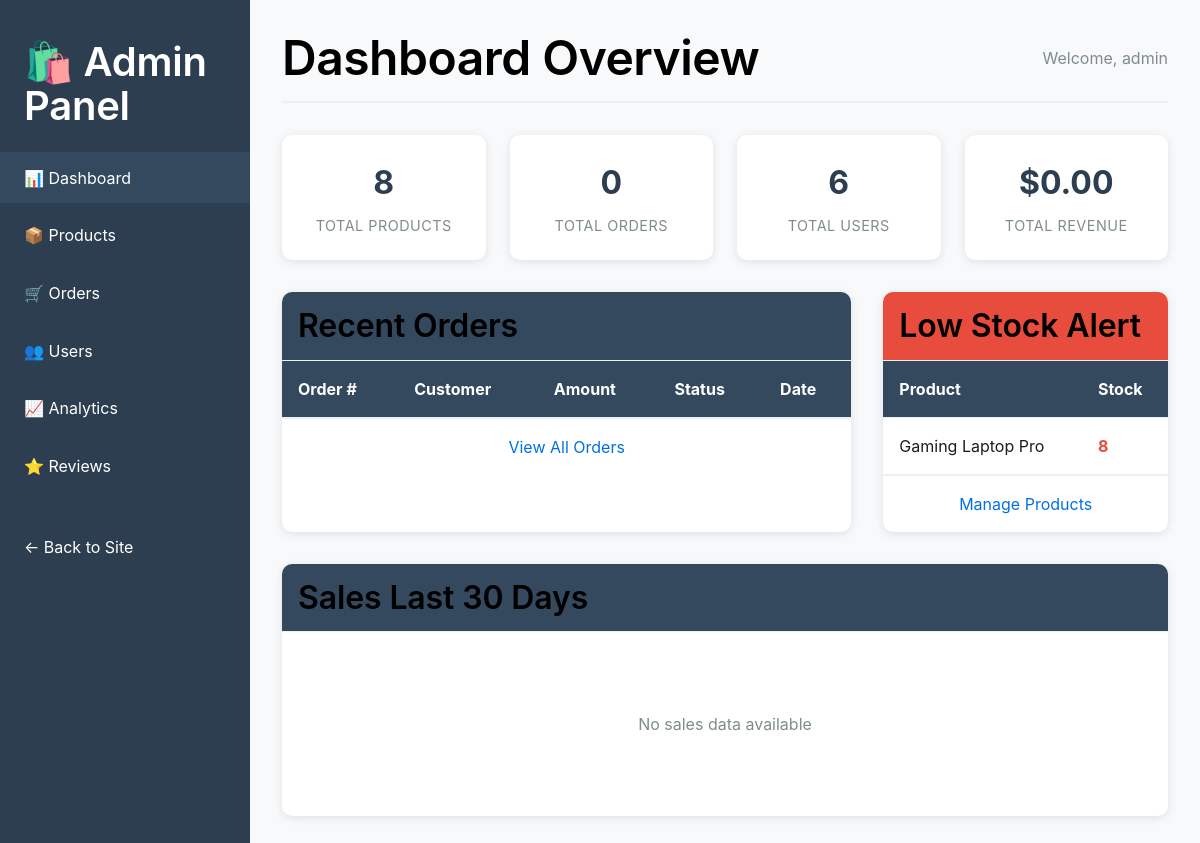
The page /admin (signed in) on the database its author committed.
### tables this page shows
CREATE TABLE users
                     (
                         id INTEGER PRIMARY KEY AUTOINCREMENT,
                         username TEXT UNIQUE NOT NULL,
                         email TEXT UNIQUE NOT NULL,
                         password_hash TEXT NOT NULL,
                         created_at TIMESTAMP DEFAULT CURRENT_TIMESTAMP
                     , is_admin BOOLEAN DEFAULT 0);

CREATE TABLE products
                     (
                         id INTEGER PRIMARY KEY AUTOINCREMENT,
                         name TEXT NOT NULL,
                         price REAL NOT NULL,
                         description TEXT,
                         image_url TEXT,
                         category_id INTEGER,
                         stock INTEGER DEFAULT 0,
                         created_at TIMESTAMP DEFAULT CURRENT_TIMESTAMP,
                         FOREIGN KEY (category_id) REFERENCES categories (id)
                     );

### minimal_app.py (the view)
@app.route('/admin')
@login_required
def admin_dashboard():
    if not current_user.is_admin:
        flash('❌ Access denied. Admin privileges required.', 'error')
        return redirect('/')
    conn = get_db_connection()
    total_products = conn.execute('SELECT COUNT(*) FROM products').fetchone()[0]
    total_orders = conn.execute('SELECT COUNT(*) FROM orders').fetchone()[0]
    total_users = conn.execute('SELECT COUNT(*) FROM users').fetchone()[0]
    total_revenue = \
        conn.execute('SELECT COALESCE(SUM(total_amount), 0) FROM orders WHERE status = "completed"').fetchone()[0]
    recent_orders = conn.execute('''
                                 SELECT o.*, u.username
                                 FROM orders o
                                          JOIN users u ON o.user_id = u.id
                                 ORDER BY o.created_at DESC LIMIT 5
                                 ''').fetchall()
    low_stock_products = conn.execute('''
                                      SELECT *
                                      FROM products
                                      WHERE stock < 10
                                      ORDER BY stock ASC LIMIT 5
                                      ''').fetchall()
    sales_data = conn.execute('''
                              SELECT DATE (created_at) as date, COUNT (*) as order_count, SUM (total_amount) as revenue
                              FROM orders
                              WHERE created_at >= date ('now', '-30 days')
                              GROUP BY DATE (created_at)
                              ORDER BY date
                              ''').fetchall()
    conn.close()
    return render_template('admin/dashboard.html',
                           total_products=total_products,
                           total_orders=total_orders,
                           total_users=total_users,
                           total_revenue=total_revenue,
                           recent_orders=recent_orders,
                           low_stock_products=low_stock_products,
                           sales_data=sales_data)

### minimal_app.py (called while the page is built)
def get_db_connection():
    conn = sqlite3.connect(app.config['DATABASE'])
    conn.row_factory = sqlite3.Row
    return conn

@login_manager.user_loader
def load_user(user_id):
    return User.get(user_id)

@app.context_processor
def inject_cart_count():
    cart_count = 0
    if current_user.is_authenticated:
        conn = get_db_connection()
        cart_result = conn.execute('''
                                   SELECT SUM(quantity) as total_quantity
                                   FROM cart_items
                                   WHERE user_id = ?
                                   ''', (current_user.id,)).fetchone()
        conn.close()
        if cart_result and cart_result['total_quantity']:
            cart_count = cart_result['total_quantity']
    return dict(cart_count=cart_count)

    @staticmethod
    def get(user_id):
        conn = get_db_connection()
        user = conn.execute('SELECT * FROM users WHERE id = ?', (user_id,)).fetchone()
        conn.close()
        if not user:
            return None
        return User(id=user['id'], username=user['username'], email=user['email'],
                    password_hash=user['password_hash'], created_at=user['created_at'],
                    is_admin=user['is_admin'])

### application/templates/admin/dashboard.html (shortened to what this page needs)
{% extends "admin/base.html" %}
{% block page_title %}Dashboard Overview{% endblock %}
{% block content %}
<div class="dashboard">
    <div class="stats-grid">
        <div class="stat-card">
            <div class="stat-value">{{ total_products }}</div>
            <div class="stat-label">Total Products</div>
        </div>
        <div class="stat-card">
            <div class="stat-value">{{ total_orders }}</div>
            <div class="stat-label">Total Orders</div>
        </div>
        <div class="stat-card">
            <div class="stat-value">{{ total_users }}</div>
            <div class="stat-label">Total Users</div>
        </div>
        <div class="stat-card">
            <div class="stat-value">${{ "%.2f"|format(total_revenue) }}</div>
            <div class="stat-label">Total Revenue</div>
        </div>
    </div>
    <div style="display: grid; grid-template-columns: 2fr 1fr; gap: 2rem;">
        <div class="data-table">
            <div style="padding: 1rem; border-bottom: 1px solid #ecf0f1; background: #34495e; color: white;">
                <h3 style="margin: 0;">Recent Orders</h3>
            </div>
            <table>
                <thead>
                    <tr>
                        <th>Order #</th>
                        <th>Customer</th>
                        <th>Amount</th>
                        <th>Status</th>
                        <th>Date</th>
                    </tr>
                </thead>
            </table>
            <div style="padding: 1rem; text-align: center; border-top: 1px solid #ecf0f1;">
                <a href="{{ url_for('admin_orders') }}" class="btn primary">View All Orders</a>
            </div>
        </div>
        <div class="data-table">
            <div style="padding: 1rem; border-bottom: 1px solid #ecf0f1; background: #e74c3c; color: white;">
                <h3 style="margin: 0;">Low Stock Alert</h3>
            </div>
            <table>
                <thead>
                    <tr>
                        <th>Product</th>
                        <th>Stock</th>
                    </tr>
                </thead>
                <tbody>
                    {% for product in low_stock_products %}
                    <tr>
                        <td>{{ product.name }}</td>
                        <td>
                            <span style="color: #e74c3c; font-weight: bold;">
                                {{ product.stock }}
                            </span>
                        </td>
                    </tr>
                    {% endfor %}
                </tbody>
            </table>
            <div style="padding: 1rem; text-align: center; border-top: 1px solid #ecf0f1;">
                <a href="{{ url_for('admin_products') }}" class="btn primary">Manage Products</a>
            </div>
        </div>
    </div>
    <div class="data-table" style="margin-top: 2rem;">
        <div style="padding: 1rem; border-bottom: 1px solid #ecf0f1; background: #34495e; color: white;">
            <h3 style="margin: 0;">Sales Last 30 Days</h3>
        </div>
        <div style="padding: 2rem;">
            {% if sales_data %}
            <div style="display: flex; align-items: end; gap: 0.5rem; height: 200px; border-bottom: 1px solid #ecf0f1; padding-bottom: 1rem;">
                {% for day in sales_data %}
                <div style="display: flex; flex-direction: column; align-items: center; flex: 1;">
                    <div class="chart-bar" data-revenue="{{ day.revenue or 0 }}"></div>
                    <div style="font-size: 0.7rem; margin-top: 0.5rem; color: #7f8c8d;">
                        {{ day.date[-5:] }}
                    </div>
                </div>
                {% endfor %}
            </div>
            <div style="display: flex; justify-content: space-around; margin-top: 1rem;">
                <div style="text-align: center;">
                    <div style="font-weight: bold; color: #2c3e50;">Total Orders</div>
                    <div>{{ sales_data|sum(attribute='order_count') }}</div>
                </div>
                <div style="text-align: center;">
                    <div style="font-weight: bold; color: #2c3e50;">Total Revenue</div>
                    <div>${{ "%.2f"|format(sales_data|sum(attribute='revenue')) }}</div>
                </div>
            </div>
            {% else %}
            <div style="text-align: center; color: #7f8c8d; padding: 3rem;">
                No sales data available
            </div>
            {% endif %}
        </div>
    </div>
</div>
{% endblock %}

### application/templates/admin/base.html (shortened to what this page needs)
<!DOCTYPE html>
<html lang="en">
<head>
    <link rel="stylesheet" href="{{ url_for('static', filename='css/style.css') }}">
</head>
<body>
    <div class="admin-container">
        <aside class="admin-sidebar">
            <div style="padding: 1.5rem; border-bottom: 1px solid #34495e;">
                <h2 style="margin: 0; color: white;">🛍️ Admin Panel</h2>
            </div>
            <nav>
                <ul class="admin-nav">
                    <li class="admin-nav-item">
                        <a href="{{ url_for('admin_dashboard') }}" class="admin-nav-link {% if request.endpoint == 'admin_dashboard' %}active{% endif %}">
                            📊 Dashboard
                        </a>
                    </li>
                    <li class="admin-nav-item">
                        <a href="{{ url_for('admin_products') }}" class="admin-nav-link {% if request.endpoint == 'admin_products' %}active{% endif %}">
                            📦 Products
                        </a>
                    </li>
                    <li class="admin-nav-item">
                        <a href="{{ url_for('admin_orders') }}" class="admin-nav-link {% if request.endpoint in ['admin_orders', 'admin_order_detail'] %}active{% endif %}">
                            🛒 Orders
                        </a>
                    </li>
                    <li class="admin-nav-item">
                        <a href="{{ url_for('admin_users') }}" class="admin-nav-link {% if request.endpoint == 'admin_users' %}active{% endif %}">
                            👥 Users
                        </a>
                    </li>
                    <li class="admin-nav-item">
                        <a href="{{ url_for('admin_analytics') }}" class="admin-nav-link {% if request.endpoint == 'admin_analytics' %}active{% endif %}">
                            📈 Analytics
                        </a>
                    </li>
                    <li class="admin-nav-item">
                        <a href="{{ url_for('admin_reviews') }}" class="admin-nav-link {% if request.endpoint == 'admin_reviews' %}active{% endif %}">
                            ⭐ Reviews
                        </a>
                    </li>
                    <li class="admin-nav-item" style="margin-top: 2rem;">
                        <a href="{{ url_for('index') }}" class="admin-nav-link">
                            ← Back to Site
                        </a>
                    </li>
                </ul>
            </nav>
        </aside>
        <main class="admin-main">
            <div class="admin-header">
                <h1 style="margin: 0;">{% block page_title %}Admin Panel{% endblock %}</h1>
                <div style="color: #7f8c8d;">
                    Welcome, {{ current_user.username }}
                </div>
            </div>
            {% block content %}{% endblock %}
        </main>
    </div>
</body>
</html>

### application/templates/admin/base.html (style rules this page uses)
.admin-container { display: flex; min-height: 100vh; }
.admin-sidebar { width: 250px; background: #2c3e50; color: white; padding: 1rem 0; }
.admin-main { flex: 1; padding: 2rem; background: #f8f9fa; }
.admin-nav { list-style: none; padding: 0; margin: 0; }
.admin-nav-item { margin-bottom: 0.5rem; }
.admin-nav-link { display: block; color: white; text-decoration: none; padding: 0.8rem 1.5rem; transition: background 0.3s ease; }
.admin-nav-link:hover, .admin-nav-link.active { background: #34495e; text-decoration: none; color: white; }
.admin-header { display: flex; justify-content: space-between; align-items: center; margin-bottom: 2rem; padding-bottom: 1rem; border-bottom: 2px solid #ecf0f1; }
.stats-grid { display: grid; grid-template-columns: repeat(auto-fit, minmax(200px, 1fr)); gap: 1.5rem; margin-bottom: 2rem; }
.stat-card { background: white; padding: 1.5rem; border-radius: 10px; box-shadow: 0 2px 10px rgba(0,0,0,0.1); text-align: center; }
.stat-value { font-size: 2rem; font-weight: bold; color: #2c3e50; margin-bottom: 0.5rem; }
.stat-label { color: #7f8c8d; font-size: 0.9rem; }
.data-table { background: white; border-radius: 10px; overflow: hidden; box-shadow: 0 2px 10px rgba(0,0,0,0.1); }
.data-table table { width: 100%; border-collapse: collapse; }
.data-table th, .data-table td { padding: 1rem; text-align: left; border-bottom: 1px solid #ecf0f1; }
.data-table th { background: #34495e; color: white; font-weight: bold; }

### rows shown on the page
users: username "admin"
products: name "Gaming Laptop Pro", stock "8"

### other values the page prints
{{ total_products }} "8"
{{ total_orders }} "0"
{{ total_users }} "6"
{{ "%.2f"|format(total_revenue) }} "0.00"
